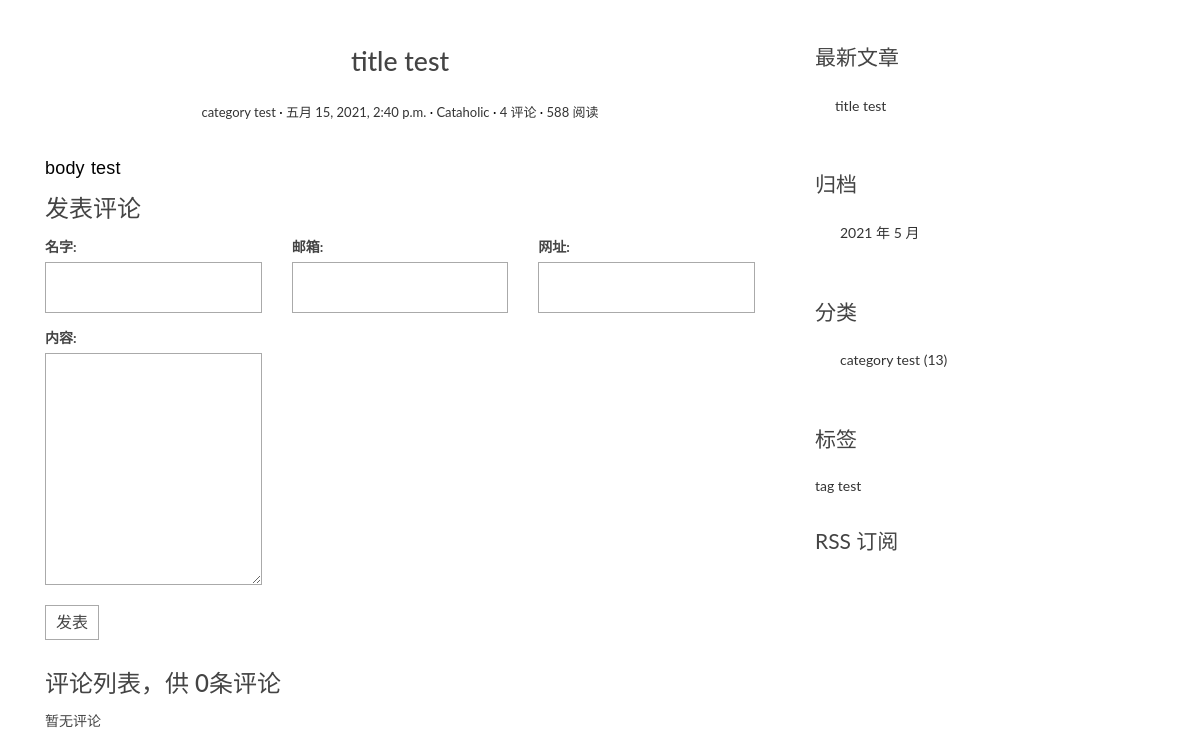
The app's page /posts/1/, older data.
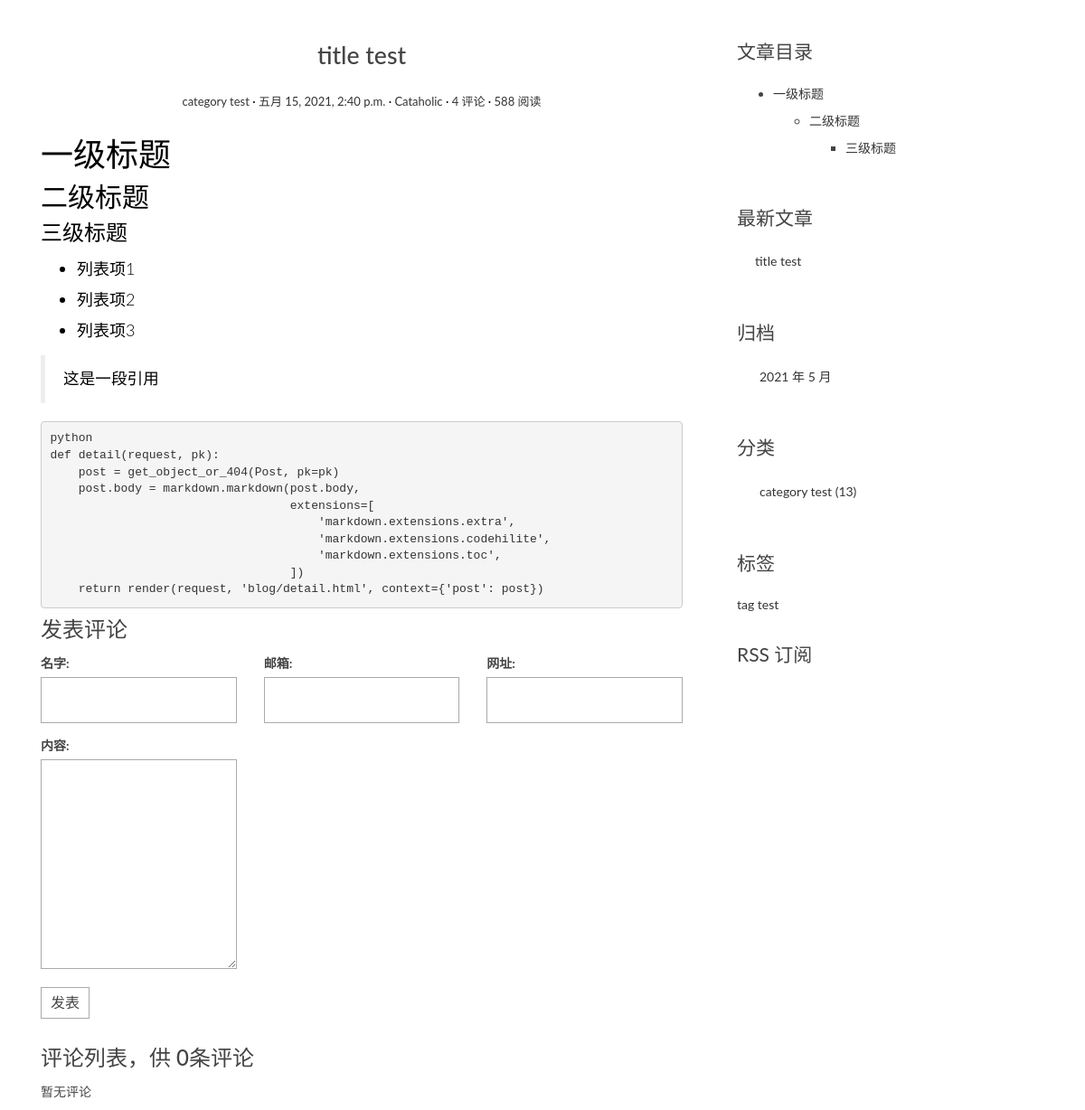
The same page, newer data.
### blog/models.py (models this page shows, shortened)
class Post(models.Model):
    title = models.CharField("标题", max_length=70)
    body = models.TextField("正文")
    author = models.ForeignKey(User, verbose_name="作者", on_delete=models.CASCADE)
    excerpt = models.CharField("摘要", max_length=200, blank=True)
    category = models.ForeignKey(Category, verbose_name="分类", on_delete=models.CASCADE)
    tags = models.ManyToManyField(Tag, verbose_name="标签", blank=True)
    created_time = models.DateTimeField("创建时间", default=timezone.now)
    modified_time = models.DateTimeField("修改时间")
    views = models.PositiveIntegerField(default=0, editable=False)
    class Meta:
        verbose_name = "文章"
        verbose_name_plural = verbose_name
        ordering = ["-created_time"]
    def get_absolute_url(self):
        return reverse('blog:detail', kwargs={'pk': self.pk})

class Category(models.Model):
    name = models.CharField("分类", max_length=100)
    class Meta:
        verbose_name = "分类"
        verbose_name_plural = verbose_name

### blog/views.py (the view)
# urls.py: path('posts/<int:pk>/', views.detail, name='detail'),
def detail(request, pk):
    post = get_object_or_404(Post, pk=pk)
    md = markdown.Markdown(extensions=[
        'markdown.extensions.extra',
        'markdown.extensions.codehilite',
        TocExtension(slugify=slugify),
    ])
    post.body = md.convert(post.body)
    m = re.search(r'<div class="toc">\s*<ul>(.*)</ul>\s*</div>', md.toc, re.S)
    post.toc = m.group(1) if m is not None else ''
    return render(request, 'blog/detail.html', context={'post': post})

### comments/form.py
class CommentForm(forms.ModelForm):
    class Meta:
        model = Comment
        fields = ['name', 'email', 'url', 'text']

### blog/templatetags/blog_extras.py (called while the page is built)
@register.inclusion_tag('blog/inclusions/_recent_posts.html', takes_context=True)
def show_recent_posts(context, num=5):
    return {
        'recent_post_list': Post.objects.all().order_by('-created_time')[:num],
    }

@register.inclusion_tag('blog/inclusions/_archives.html', takes_context=True)
def show_archives(context):
    return {
        'date_list': Post.objects.dates('created_time', 'month', order='DESC'),
    }

@register.inclusion_tag('blog/inclusions/_categories.html', takes_context=True)
def show_categories(context):
    return {
        'category_list': Category.objects.all(),
    }

@register.inclusion_tag('blog/inclusions/_tags.html', takes_context=True)
def show_tags(context):
    return {
        'tag_list': Tag.objects.all(),
    }

### comments/templatetags/comment_extras.py (called while the page is built)
@register.inclusion_tag('comments/inclusions/_form.html', takes_context=True)
def show_comment_form(context, post, form=None):
    if form is None:
        form = CommentForm()
    return {'form': form, 'post': post}

### templates/blog/detail.html (shortened to what this page needs)
{% extends 'base.html' %}
{% load comment_extras %}
{% block main %}
    <article class="post post-{{ post.pk }}">
        <header class="entry-header">
            <h1 class="entry-title">{{ post.title }}</h1>
            <div class="entry-meta">
                <span class="post-category"><a href="#">{{ post.category.name }}</a></span>
                <span class="post-date"><a href="#"><time class="entry-date"
                                                          datetime="{{ post.created_time }}">{{ post.created_time }}</time></a></span>
                <span class="post-author"><a href="#">{{ post.author }}</a></span>
                <span class="comments-link"><a href="#">4 评论</a></span>
                <span class="views-count"><a href="#">588 阅读</a></span>
            </div>
        </header>
        <div class="entry-content clearfix">
            {{ post.body | safe }}
        </div>
    </article>
    <section class="comment-area">
        <h3>发表评论</h3>
        {% show_comment_form post %}
        <div class="comment-list-panel">
            {% show_comments post %}
        </div>
    </section>
    <body>
    </body>
{% endblock main %}
{% block toc %}
    {% if post.toc %}
        <div class="widget widget-content">
            <h3 class="widget-title">文章目录</h3>
            <ul>
            {{ post.toc | safe }}
            </ul>
        </div>
    {% endif %}
{% endblock toc %}

### templates/blog/inclusions/_recent_posts.html
<div class="widget widget-recent-posts">
    <h3 class="widget-title">最新文章</h3>
    <ul>
        {% for post in recent_post_list %}
            <li>
                <a href="{{ post.get_absolute_url }}">{{ post.title }}</a>
            </li>
        {% empty %}
            暂无文章
        {% endfor %}
    </ul>
</div>

Row changes from the older to the newer data that the page shows:
changed Post "title test": body "body test" → "一级标题 二级标题 三级标题 列表项1 列表项2 列表项3 这是一段引用 python def detail(request, pk): post = get_object_or_404(Post, pk=pk) post.body = markdown.markdown(post.body, extensions=[ 'markdown.extensions.extra', 'markdown.extensions.codehilite', 'markdown.extensions.toc', ]) return render(request, 'blog/detail.html', context={'post': post})"; toc (not shown) → "一级标题 二级标题 三级标题"
Text that changed along with them:
text now shown: "文章目录"
